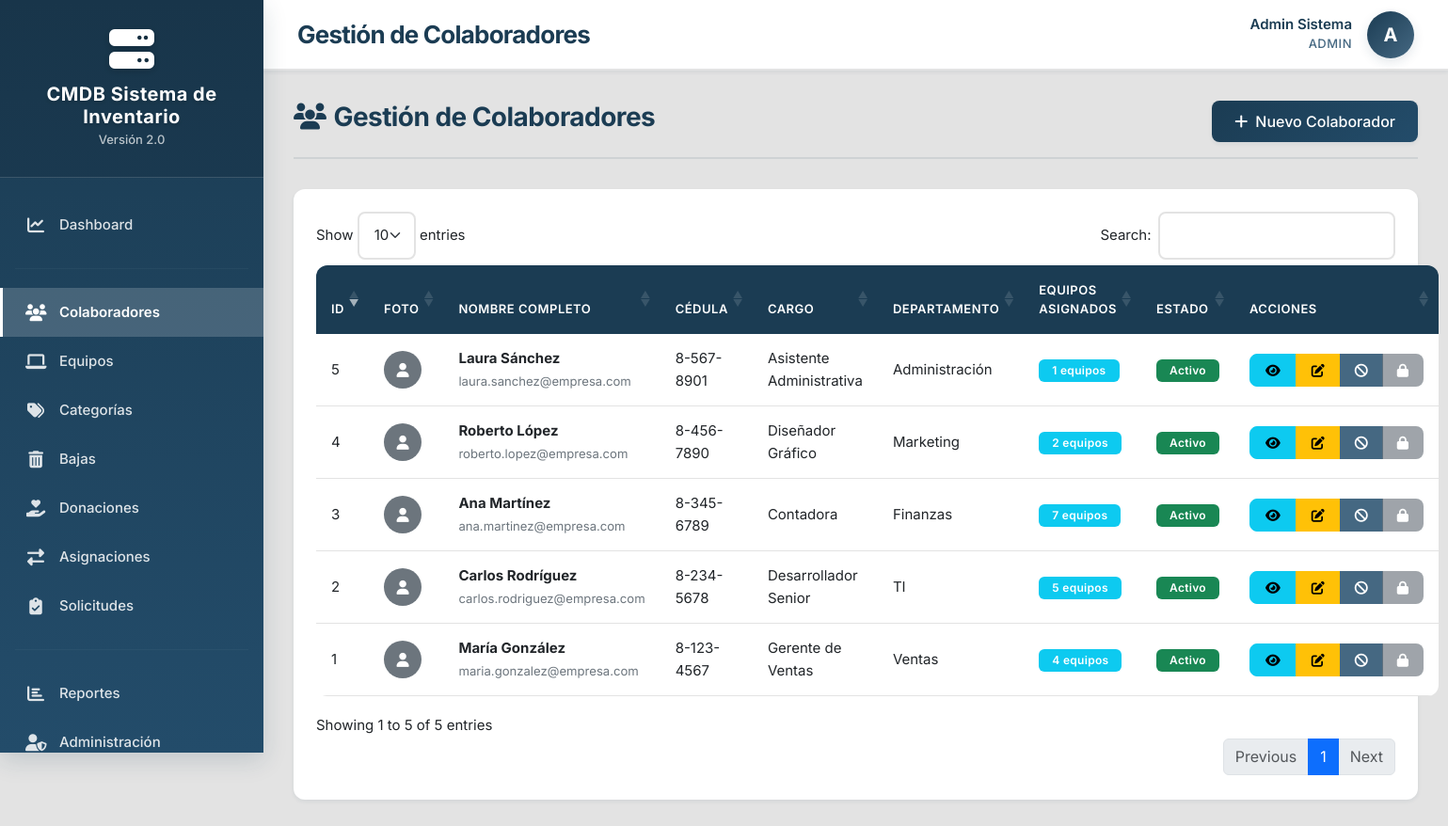
/public/index.php?route=colaboradores (signed in), run on the app's committed database.
### tables this page shows
CREATE TABLE IF NOT EXISTS `colaboradores` (
  `id` int NOT NULL AUTO_INCREMENT,
  `nombre` varchar(100) NOT NULL,
  `apellido` varchar(100) NOT NULL,
  `cedula` varchar(20) DEFAULT NULL COMMENT 'Cédula o identificación del colaborador',
  `email` varchar(150) DEFAULT NULL,
  `telefono` varchar(20) DEFAULT NULL,
  `cargo` varchar(100) DEFAULT NULL COMMENT 'Puesto o cargo del colaborador',
  `departamento` varchar(100) DEFAULT NULL COMMENT 'Departamento al que pertenece',
  `ubicacion` varchar(200) DEFAULT NULL COMMENT 'Ubicación física (oficina, piso, etc.)',
  `foto_perfil` varchar(255) DEFAULT NULL COMMENT 'Ruta de la foto del colaborador',
  `fecha_ingreso` date DEFAULT NULL COMMENT 'Fecha de ingreso a la empresa',
  `estado` enum('activo','inactivo','suspendido') NOT NULL DEFAULT 'activo',
  `observaciones` text,
  `created_at` timestamp NULL DEFAULT CURRENT_TIMESTAMP,
  `updated_at` timestamp NULL DEFAULT CURRENT_TIMESTAMP ON UPDATE CURRENT_TIMESTAMP,
  PRIMARY KEY (`id`),
  UNIQUE KEY `cedula` (`cedula`),
  KEY `idx_nombre` (`nombre`,`apellido`),
  KEY `idx_cedula` (`cedula`),
  KEY `idx_estado` (`estado`),
  KEY `idx_departamento` (`departamento`)
);

### src/Controllers/ColaboradorController.php (called while the page is built, shortened)
<?php
class ColaboradorController extends BaseController
{
    private $colaboradorModel;
    public function __construct()
    {
        $this->colaboradorModel = new Colaborador();
    }
    public function index()
    {
        $colaboradores = $this->colaboradorModel->getAllWithEquipos();
        $this->render('Views/colaboradores/index.php', [
            'pageTitle' => 'Gestión de Colaboradores',
            'colaboradores' => $colaboradores
        ]);
    }
}

### public/index.php (called while the page is built, shortened)
<?php
require_once '../src/Core/helpers.php';
require_once '../config/database.php';
try {
    $action = $_GET['action'] ?? 'index';
    $controller = new $controllerClass();
    $controller->$action();
} catch (Throwable $e) {
    if ($e->getCode() === 404) {
        http_response_code(404);
        echo "<h1>404 - Página no encontrada</h1>";
        echo "<p>" . htmlspecialchars($e->getMessage()) . "</p>";
    } else {
        handleException($e);
    }
    exit;
}

### src/Core/Database.php (called while the page is built, shortened)
<?php
class Database
{
    private static $instance = null;
    private $connection;
    private function __construct() {
        try {
            $dsn = 'mysql:host=' . DB_HOST . ';dbname=' . DB_NAME . ';charset=' . DB_CHARSET;
            $this->connection = new PDO($dsn, DB_USER, DB_PASS, [
                PDO::ATTR_ERRMODE => PDO::ERRMODE_EXCEPTION,
                PDO::ATTR_DEFAULT_FETCH_MODE => PDO::FETCH_ASSOC,
                PDO::ATTR_EMULATE_PREPARES => false,
            ]);
        } catch (PDOException $e) {
            throw new \Exception("Error de conexión a la base de datos: " . $e->getMessage());
        }
    }
    public static function getInstance() {
        if (self::$instance === null) {
            self::$instance = new self();
        }
        return self::$instance;
    }
    public function getConnection() {
        return $this->connection;
    }
}

### src/Models/Colaborador.php (called while the page is built, shortened)
<?php
class Colaborador extends Model
{
    protected $table = 'colaboradores';
    public function getAllWithEquipos()
    {
        $sql = "SELECT
                    c.*,
                    COUNT(DISTINCT a.id) as total_equipos,
                    GROUP_CONCAT(DISTINCT e.nombre SEPARATOR ', ') as equipos_asignados
                FROM {$this->table} c
                LEFT JOIN asignaciones a ON c.id = a.colaborador_id AND a.estado = 'activa'
                LEFT JOIN equipos e ON a.equipo_id = e.id
                GROUP BY c.id
                ORDER BY c.created_at DESC";
        return $this->query($sql)->fetchAll();
    }
}

### src/Models/Model.php (called while the page is built, shortened)
<?php
class Model
{
    protected $db;
    public function __construct() {
        $this->db = Database::getInstance()->getConnection();
    }
    public function query($sql, $params = []) {
        $stmt = $this->db->prepare($sql);
        $stmt->execute($params);
        return $stmt;
    }
}

### src/Core/helpers.php (called while the page is built, shortened)
<?php
function e($string) {
    return htmlspecialchars($string ?? '', ENT_QUOTES, 'UTF-8');
}

### src/Views/colaboradores/index.php (the view, shortened to what this page needs)
<div class="page-header d-flex justify-content-between align-items-center">
    <h2><i class="fas fa-users me-2"></i>Gestión de Colaboradores</h2>
    <a href="index.php?route=colaboradores&action=crear" class="btn btn-primary">
        <i class="fas fa-plus me-2"></i>Nuevo Colaborador
    </a>
</div>
<div class="card">
    <div class="card-body">
        <table class="table table-hover dataTable">
            <thead>
                <tr>
                    <th>ID</th>
                    <th>Foto</th>
                    <th>Nombre Completo</th>
                    <th>Cédula</th>
                    <th>Cargo</th>
                    <th>Departamento</th>
                    <th>Equipos Asignados</th>
                    <th>Estado</th>
                    <th>Acciones</th>
                </tr>
            </thead>
            <tbody>
                <?php foreach ($colaboradores as $colaborador): ?>
                <tr>
                    <td><?= $colaborador['id'] ?></td>
                    <td>
                        <?php if (!empty($colaborador['foto_perfil'])): ?>
                            <img src="<?= e($colaborador['foto_perfil']) ?>"
                                 alt="Foto"
                                 class="rounded-circle"
                                 style="width: 40px; height: 40px; object-fit: cover;">
                        <?php else: ?>
                            <div class="rounded-circle bg-secondary text-white d-inline-flex align-items-center justify-content-center"
                                 style="width: 40px; height: 40px;">
                                <i class="fas fa-user"></i>
                            </div>
                        <?php endif; ?>
                    </td>
                    <td>
                        <strong><?= e($colaborador['nombre'] . ' ' . $colaborador['apellido']) ?></strong>
                        <?php if ($colaborador['email']): ?>
                            <br><small class="text-muted"><?= e($colaborador['email']) ?></small>
                        <?php endif; ?>
                    </td>
                    <td><?= e($colaborador['cedula'] ?? '-') ?></td>
                    <td><?= e($colaborador['cargo'] ?? '-') ?></td>
                    <td><?= e($colaborador['departamento'] ?? '-') ?></td>
                    <td>
                        <span class="badge bg-info">
                            <?= $colaborador['total_equipos'] ?> equipos
                        </span>
                    </td>
                    <td>
                        <?php if ($colaborador['estado'] === 'activo'): ?>
                            <span class="badge bg-success">Activo</span>
                        <?php elseif ($colaborador['estado'] === 'inactivo'): ?>
                            <span class="badge bg-secondary">Inactivo</span>
                        <?php else: ?>
                            <span class="badge bg-warning">Suspendido</span>
                        <?php endif; ?>
                    </td>
                    <td>
                        <div class="btn-group" role="group">
                            <a href="index.php?route=colaboradores&action=ver&id=<?= $colaborador['id'] ?>"
                               class="btn btn-sm btn-info"
                               title="Ver Detalle">
                                <i class="fas fa-eye"></i>
                            </a>
                            <a href="index.php?route=colaboradores&action=editar&id=<?= $colaborador['id'] ?>"
                               class="btn btn-sm btn-warning"
                               title="Editar">
                                <i class="fas fa-edit"></i>
                            </a>
                            <?php if ($colaborador['estado'] === 'activo'): ?>
                                <button type="button"
                                        class="btn btn-sm btn-secondary btn-cambiar-estado"
                                        data-id="<?= $colaborador['id'] ?>"
                                        data-estado="inactivo"
                                        title="Desactivar">
                                    <i class="fas fa-ban"></i>
                                </button>
                            <?php endif; ?>
                            <?php if ($colaborador['total_equipos'] == 0): ?>
                                <button type="button"
                                        class="btn btn-sm btn-danger btn-eliminar"
                                        data-id="<?= $colaborador['id'] ?>"
                                        data-nombre="<?= e($colaborador['nombre'] . ' ' . $colaborador['apellido']) ?>"
                                        title="Eliminar">
                                    <i class="fas fa-trash"></i>
                                </button>
                            <?php else: ?>
                                <button type="button"
                                        class="btn btn-sm btn-secondary"
                                        disabled
                                        title="No se puede eliminar (tiene equipos asignados)">
                                    <i class="fas fa-lock"></i>
                                </button>
                            <?php endif; ?>
                        </div>
                    </td>
                </tr>
                <?php endforeach; ?>
            </tbody>
        </table>
    </div>
</div>

### public/assets/css/custom.css (style rules this page uses)
:root { --color-primary: #1B3C53; --color-secondary: #234C6A; --color-tertiary: #456882; --color-background: #E3E3E3; --color-success: #28a745; --color-danger: #dc3545; --color-warning: #ffc107; --color-info: #17a2b8; --sidebar-width: 280px; --header-height: 75px; --border-radius: 12px; --transition-speed: 0.3s; --shadow-sm: 0 2px 4px rgba(27, 60, 83, 0.08); --shadow-md: 0 4px 12px rgba(27, 60, 83, 0.12); --shadow-lg: 0 8px 24px rgba(27, 60, 83, 0.16); --font-family: 'Inter', -apple-system, BlinkMacSystemFont, 'Segoe UI', Roboto, sans-serif; }
body { font-family: var(--font-family); background-color: var(--color-background); color: #2c3e50; font-size: 15px; line-height: 1.6; overflow-x: hidden; }
h1, h2, h3, h4, h5, h6 { font-weight: 600; color: var(--color-primary); letter-spacing: -0.02em; }
.page-header { margin-bottom: 32px; padding-bottom: 16px; border-bottom: 2px solid rgba(27, 60, 83, 0.1); }
.page-header h2 { margin: 0 0 8px 0; font-size: 28px; color: var(--color-primary); font-weight: 700; }
.card { border: none; border-radius: var(--border-radius); box-shadow: var(--shadow-sm); margin-bottom: 24px; transition: all var(--transition-speed) ease; background: white; }
.card-body { padding: 24px; }
.btn-primary { background: linear-gradient(135deg, var(--color-primary), var(--color-secondary)); border: none; padding: 12px 28px; font-weight: 600; border-radius: 8px; transition: all var(--transition-speed) ease; box-shadow: var(--shadow-sm); }
.btn-secondary { background: var(--color-tertiary); border: none; color: white; font-weight: 600; }
.btn { border-radius: 8px; font-weight: 500; padding: 10px 24px; transition: all var(--transition-speed) ease; }
.btn-sm { padding: 6px 16px; font-size: 14px; }
.badge { padding: 6px 14px; font-weight: 600; border-radius: 6px; font-size: 12px; letter-spacing: 0.3px; }
.table { border-radius: var(--border-radius); overflow: hidden; }
.table thead th { background: var(--color-primary); color: white; font-weight: 600; text-transform: uppercase; font-size: 13px; letter-spacing: 0.5px; border: none; padding: 16px; }
.table tbody tr { transition: all var(--transition-speed) ease; }
.table tbody td { padding: 14px 16px; vertical-align: middle; border-color: var(--color-background); }
.text-muted { color: #6c757d !important; }

### data on the page
colaboradores: id "1", nombre+apellido "María González", email "maria.gonzalez@empresa.com", cedula "8-123-4567", cargo "Gerente de Ventas", departamento "Ventas", total_equipos "4", estado "Activo"
colaboradores: id "2", nombre+apellido "Carlos Rodríguez", email "carlos.rodriguez@empresa.com", cedula "8-234-5678", cargo "Desarrollador Senior", departamento "TI", total_equipos "5", estado "Activo"
colaboradores: id "3", nombre+apellido "Ana Martínez", email "ana.martinez@empresa.com", cedula "8-345-6789", cargo "Contadora", departamento "Finanzas", total_equipos "7", estado "Activo"
colaboradores: id "4", nombre+apellido "Roberto López", email "roberto.lopez@empresa.com", cedula "8-456-7890", cargo "Diseñador Gráfico", departamento "Marketing", total_equipos "2", estado "Activo"
colaboradores: id "5", nombre+apellido "Laura Sánchez", email "laura.sanchez@empresa.com", cedula "8-567-8901", cargo "Asistente Administrativa", departamento "Administración", total_equipos "1", estado "Activo"

### other printed values
APP_NAME "CMDB Sistema de Inventario"
APP_VERSION "2.0"
$pageTitle "Gestión de Colaboradores"
currentUser()['nombre'] . ' ' . currentUser()['apellido'] "Admin Sistema"
currentUser()['rol'] "ADMIN"
substr(currentUser()['nombre'], 0, 1) "A"
